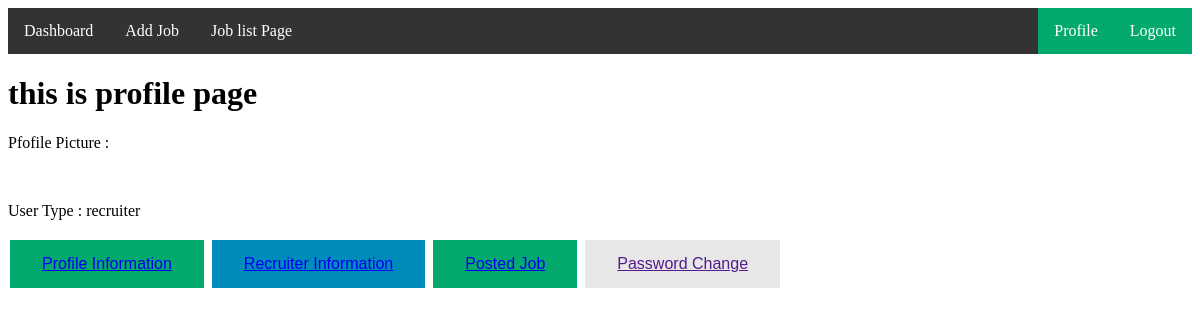
Page /seekerinfo/ (signed in) on the earlier database version.
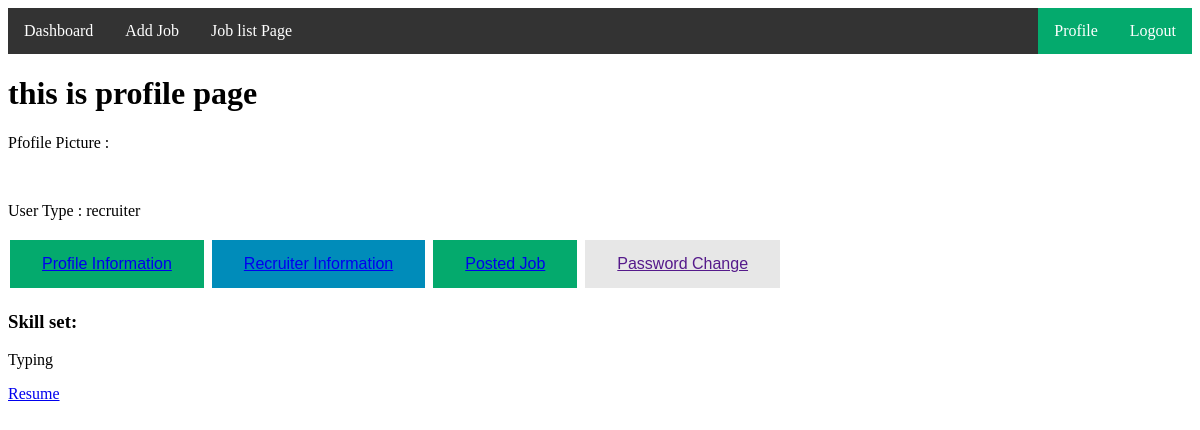
Same page on the later database version.
### job_portal_App/models.py (models this page shows, shortened)
class seeker_info_model(models.Model):
    skill_set=models.CharField(max_length=100,null=True)
    resume=models.FileField(upload_to='media/seekerresume',null=True)
    seekeruser=models.OneToOneField(custom_user_model,on_delete=models.CASCADE,related_name='seeker_info',null=True)

### job_portal_Project/views.py (the view)
# urls.py: path('seekerinfo/',seekerinfo,name="seekerinfo"),
@login_required
def seekerinfo(request):
    seekerdadainfo=seeker_info_model.objects.all()
    return render(request,'profile/seekerinfo.html',{'seekerdadainfo': seekerdadainfo})

### Template/profile/seekerinfo.html
{% extends 'profile/profilePage.html' %}
{% block profile %}
{% for i in seekerdadainfo %}
<h3>Skill set:</h3>
<p>{{i.skill_set}}</p>
<a href="/{{i.resume}}" target="_blank">Resume</a>
{% endfor %}
{% endblock profile %}

Differences in the rows shown:
added seeker_info_model: skill_set "Typing"
